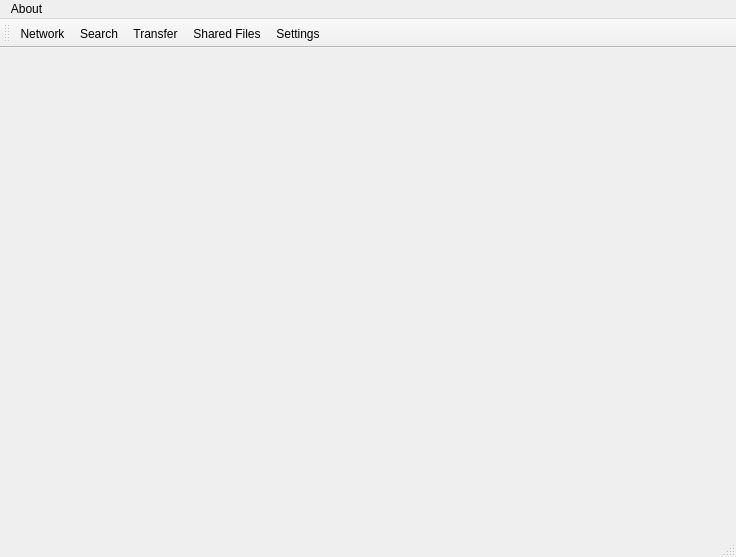
<?xml version="1.0" encoding="UTF-8"?>
<ui version="4.0">
 <class>CangoteDlg</class>
 <widget class="QMainWindow" name="CangoteDlg">
  <property name="geometry">
   <rect>
    <x>0</x>
    <y>0</y>
    <width>736</width>
    <height>557</height>
   </rect>
  </property>
  <property name="windowTitle">
   <string>CangoteDlg</string>
  </property>
  <widget class="QWidget" name="centralWidget">
   <layout class="QVBoxLayout" name="verticalLayout">
    <item>
     <widget class="QStackedWidget" name="stackedWidget">
      <property name="sizePolicy">
       <sizepolicy hsizetype="Preferred" vsizetype="Preferred">
        <horstretch>0</horstretch>
        <verstretch>0</verstretch>
       </sizepolicy>
      </property>
      <property name="currentIndex">
       <number>-1</number>
      </property>
     </widget>
    </item>
   </layout>
  </widget>
  <widget class="QMenuBar" name="menuBar">
   <property name="geometry">
    <rect>
     <x>0</x>
     <y>0</y>
     <width>736</width>
     <height>21</height>
    </rect>
   </property>
   <widget class="QMenu" name="menuRtrt">
    <property name="title">
     <string>About</string>
    </property>
    <addaction name="actionAbout"/>
   </widget>
   <addaction name="menuRtrt"/>
  </widget>
  <widget class="QStatusBar" name="statusBar"/>
  <widget class="QToolBar" name="toolBar">
   <property name="windowTitle">
    <string>toolBar</string>
   </property>
   <property name="toolButtonStyle">
    <enum>Qt::ToolButtonTextUnderIcon</enum>
   </property>
   <attribute name="toolBarArea">
    <enum>TopToolBarArea</enum>
   </attribute>
   <attribute name="toolBarBreak">
    <bool>false</bool>
   </attribute>
   <addaction name="actionNetwork"/>
   <addaction name="actionSearch"/>
   <addaction name="actionTransfer"/>
   <addaction name="actionShared_Files"/>
   <addaction name="actionSettings"/>
  </widget>
  <action name="actionSearch">
   <property name="icon">
    <iconset>
     <normalon>:/images/query.png</normalon>
    </iconset>
   </property>
   <property name="text">
    <string>Search</string>
   </property>
   <property name="toolTip">
    <string>Search</string>
   </property>
  </action>
  <action name="actionTransfer">
   <property name="icon">
    <iconset>
     <normalon>:/images/query.png</normalon>
    </iconset>
   </property>
   <property name="text">
    <string>Transfer</string>
   </property>
   <property name="toolTip">
    <string>Transfer</string>
   </property>
  </action>
  <action name="actionSettings">
   <property name="icon">
    <iconset resource="preferences.qrc">
     <normaloff>:/images/config.png</normaloff>
     <normalon>:/images/query.png</normalon>:/images/config.png</iconset>
   </property>
   <property name="text">
    <string>Settings</string>
   </property>
   <property name="toolTip">
    <string>Settings</string>
   </property>
  </action>
  <action name="actionAbout">
   <property name="text">
    <string>About</string>
   </property>
  </action>
  <action name="actionNetwork">
   <property name="icon">
    <iconset>
     <normalon>:/images/query.png</normalon>
    </iconset>
   </property>
   <property name="text">
    <string>Network</string>
   </property>
   <property name="toolTip">
    <string>Network</string>
   </property>
  </action>
  <action name="actionShared_Files">
   <property name="icon">
    <iconset resource="preferences.qrc">
     <normaloff>:/images/query.png</normaloff>:/images/query.png</iconset>
   </property>
   <property name="text">
    <string>Shared Files</string>
   </property>
   <property name="toolTip">
    <string>Shared Files</string>
   </property>
  </action>
 </widget>
 <layoutdefault spacing="6" margin="11"/>
 <resources>
  <include location="preferences.qrc"/>
 </resources>
 <connections/>
</ui>
